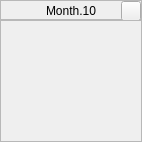
        <widget class="QFrame" name="frameMonth_10">
         <property name="minimumSize">
          <size>
           <width>142</width>
           <height>142</height>
          </size>
         </property>
         <property name="maximumSize">
          <size>
           <width>142</width>
           <height>142</height>
          </size>
         </property>
         <property name="frameShape">
          <enum>QFrame::Box</enum>
         </property>
         <property name="frameShadow">
          <enum>QFrame::Plain</enum>
         </property>
         <property name="lineWidth">
          <number>0</number>
         </property>
         <layout class="QVBoxLayout" name="verticalLayout_10">
          <property name="spacing">
           <number>0</number>
          </property>
          <property name="leftMargin">
           <number>0</number>
          </property>
          <property name="topMargin">
           <number>0</number>
          </property>
          <property name="rightMargin">
           <number>0</number>
          </property>
          <property name="bottomMargin">
           <number>0</number>
          </property>
          <item>
           <widget class="QFrame" name="frameMonthTitle_10">
            <property name="minimumSize">
             <size>
              <width>0</width>
              <height>20</height>
             </size>
            </property>
            <property name="maximumSize">
             <size>
              <width>16777215</width>
              <height>20</height>
             </size>
            </property>
            <property name="frameShape">
             <enum>QFrame::StyledPanel</enum>
            </property>
            <property name="frameShadow">
             <enum>QFrame::Raised</enum>
            </property>
            <layout class="QHBoxLayout" name="horizontalLayout_13">
             <property name="spacing">
              <number>0</number>
             </property>
             <property name="leftMargin">
              <number>20</number>
             </property>
             <property name="topMargin">
              <number>0</number>
             </property>
             <property name="rightMargin">
              <number>0</number>
             </property>
             <property name="bottomMargin">
              <number>0</number>
             </property>
             <item>
              <widget class="QLabel" name="labelMonthTitle_10">
               <property name="minimumSize">
                <size>
                 <width>0</width>
                 <height>20</height>
                </size>
               </property>
               <property name="maximumSize">
                <size>
                 <width>16777215</width>
                 <height>20</height>
                </size>
               </property>
               <property name="text">
                <string>Month.10</string>
               </property>
               <property name="alignment">
                <set>Qt::AlignCenter</set>
               </property>
              </widget>
             </item>
             <item>
              <widget class="QPushButton" name="buttonMonthDetailsView_10">
               <property name="minimumSize">
                <size>
                 <width>20</width>
                 <height>20</height>
                </size>
               </property>
               <property name="maximumSize">
                <size>
                 <width>20</width>
                 <height>20</height>
                </size>
               </property>
               <property name="text">
                <string/>
               </property>
              </widget>
             </item>
            </layout>
           </widget>
          </item>
          <item>
           <widget class="QFrame" name="frameMonthButtonContainer_10">
            <property name="frameShape">
             <enum>QFrame::StyledPanel</enum>
            </property>
            <property name="frameShadow">
             <enum>QFrame::Raised</enum>
            </property>
           </widget>
          </item>
         </layout>
        </widget>
